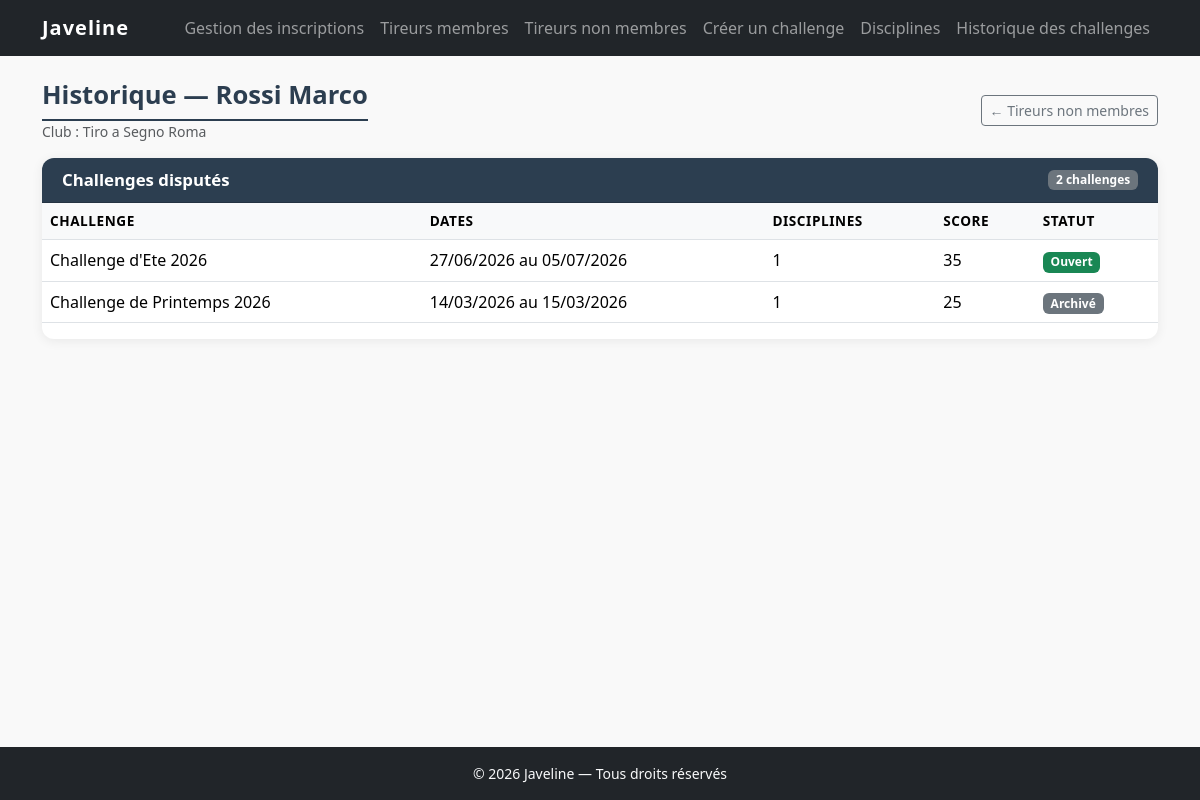
Page /externes/historique/2 on the committed database.
### tables this page shows
CREATE TABLE externes (
    id          INT UNSIGNED    NOT NULL AUTO_INCREMENT,
    nom         VARCHAR(100)    NOT NULL,
    prenom      VARCHAR(100)    NOT NULL,
    club        VARCHAR(150)    NOT NULL,
    telephone   VARCHAR(20)         NULL DEFAULT NULL,
    email       VARCHAR(150)        NULL DEFAULT NULL,
    etranger    TINYINT(1)      NOT NULL DEFAULT 0,
    coach       VARCHAR(150)        NULL DEFAULT NULL,
    created_at  DATETIME        NOT NULL DEFAULT CURRENT_TIMESTAMP,
    PRIMARY KEY (id)
);

CREATE TABLE challenges (
    id          INT UNSIGNED                    NOT NULL AUTO_INCREMENT,
    libelle     VARCHAR(200)                    NOT NULL,
    date_debut  DATE                            NOT NULL,
    date_fin    DATE                            NOT NULL,
    statut      ENUM('ouvert', 'archive')       NOT NULL DEFAULT 'ouvert',
    created_at  DATETIME                        NOT NULL DEFAULT CURRENT_TIMESTAMP,
    PRIMARY KEY (id),
    CONSTRAINT chk_dates CHECK (date_fin >= date_debut)
);

### app/controllers/ExterneController.php (called while the page is built, shortened)
<?php
require_once APP_ROOT . '/app/models/ExterneModel.php';
class ExterneController extends Controller
{
    private ExterneModel $model;
    public function __construct()
    {
        $this->model = new ExterneModel();
    }
    public function historique(int $id): void
    {
        $externe = $this->model->findById($id);
        $challenges = $this->model->findHistoriqueChallenges($id);
        $this->render('externes/historique', [
            'titrePage'  => 'Historique — ' . htmlspecialchars($externe['nom'] . ' ' . $externe['prenom']) . ' — ' . APP_NAME,
            'externe'    => $externe,
            'challenges' => $challenges,
        ]);
    }
}

### index.php (called while the page is built, shortened)
<?php
require_once APP_ROOT . '/core/Database.php';
require_once APP_ROOT . '/core/Model.php';
require_once APP_ROOT . '/core/Router.php';
$router = new Router();
$router->dispatch();

### core/Database.php (called while the page is built, shortened)
<?php
class Database
{
    private static ?PDO $instance = null;
    public static function getInstance(): PDO
    {
        if (self::$instance === null) {
            $dsn = 'mysql:host=' . DB_HOST
                 . ';dbname=' . DB_NAME
                 . ';charset=' . DB_CHARSET;
            $options = [
                PDO::ATTR_ERRMODE            => PDO::ERRMODE_EXCEPTION,
                PDO::ATTR_DEFAULT_FETCH_MODE => PDO::FETCH_ASSOC,
                PDO::ATTR_EMULATE_PREPARES   => false,
            ];
            try {
                self::$instance = new PDO($dsn, DB_USER, DB_PASS, $options);
            } catch (PDOException $e) {
                if (APP_ENV === 'development') {
                    die('Erreur de connexion à la base de données : ' . $e->getMessage());
                } else {
                    die('Erreur de connexion à la base de données. Veuillez réessayer plus tard.');
                }
            }
        }
        return self::$instance;
    }
}

### core/Model.php (called while the page is built, shortened)
<?php
abstract class Model
{
    public function __construct()
    {
        $this->db = Database::getInstance();
    }
}

### app/models/ExterneModel.php (called while the page is built, shortened)
<?php
require_once APP_ROOT . '/core/Model.php';
class ExterneModel extends Model
{
    public function findById(int $id): array|false
    {
        $stmt = $this->db->prepare(
            'SELECT * FROM externes WHERE id = :id'
        );
        $stmt->execute([':id' => $id]);
        return $stmt->fetch();
    }
    public function findHistoriqueChallenges(int $externeId): array
    {
        $sql = "SELECT
                    c.id,
                    c.libelle,
                    c.date_debut,
                    c.date_fin,
                    c.statut,
                    COUNT(DISTINCT i.discipline_id) AS nb_disciplines,
                    COALESCE(SUM(s.poulets + s.cochons + s.dindons + s.mouflons), 0) AS total_score
                FROM inscriptions i
                JOIN challenges c   ON c.id = i.challenge_id
                LEFT JOIN matchs ma ON ma.inscription_id = i.id
                LEFT JOIN scores s  ON s.match_id = ma.id
                WHERE i.tireur_type = 'externe' AND i.tireur_id = :eid
                GROUP BY c.id, c.libelle, c.date_debut, c.date_fin, c.statut
                ORDER BY c.date_debut DESC";
        $stmt = $this->db->prepare($sql);
        $stmt->execute([':eid' => $externeId]);
        return $stmt->fetchAll();
    }
}

### app/views/externes/historique.php (the view, shortened to what this page needs)
<div class="page-header mb-3 d-flex align-items-center justify-content-between flex-wrap gap-2">
    <div>
        <h1 class="mb-0">Historique — <?= htmlspecialchars($externe['nom'] . ' ' . $externe['prenom']) ?></h1>
        <p class="text-muted mb-0 small">Club : <?= htmlspecialchars($externe['club']) ?></p>
    </div>
    <a href="<?= APP_URL ?>/externes" class="btn btn-outline-secondary btn-sm" aria-label="Retour à la liste des tireurs non membres">
        ← Tireurs non membres
    </a>
</div>
<div class="card liste-card">
    <div class="card-header d-flex justify-content-between align-items-center">
        <h2 class="card-titre">Challenges disputés</h2>
        <span class="badge bg-secondary">
            <?= count($challenges) ?> challenge<?= count($challenges) > 1 ? 's' : '' ?>
        </span>
    </div>
    <div class="card-body p-0">
        <?php if (empty($challenges)): ?>
            <p class="liste-vide">Ce tireur n'a encore participé à aucun challenge.</p>
        <?php else: ?>
            <div class="table-responsive">
                <table class="table table-hover membres-table" aria-label="Historique des challenges du tireur">
                    <thead>
                        <tr>
                            <th scope="col">Challenge</th>
                            <th scope="col">Dates</th>
                            <th scope="col">Disciplines</th>
                            <th scope="col">Score</th>
                            <th scope="col">Statut</th>
                        </tr>
                    </thead>
                    <tbody>
                        <?php foreach ($challenges as $c): ?>
                        <?php
                            $debut = date('d/m/Y', strtotime($c['date_debut']));
                            $fin   = date('d/m/Y', strtotime($c['date_fin']));
                        ?>
                        <tr class="ligne-membre"
                            role="button"
                            tabindex="0"
                            data-href="<?= APP_URL ?>/challenges/<?= (int)$c['id'] ?>/resume"
                            aria-label="Voir le challenge <?= htmlspecialchars($c['libelle']) ?>">
                            <td><?= htmlspecialchars($c['libelle']) ?></td>
                            <td><?= $debut === $fin ? $debut : $debut . ' au ' . $fin ?></td>
                            <td><?= (int)$c['nb_disciplines'] ?></td>
                            <td><?= (int)$c['total_score'] ?></td>
                            <td>
                                <?php if ($c['statut'] === 'archive'): ?>
                                    <span class="badge bg-secondary">Archivé</span>
                                <?php else: ?>
                                    <span class="badge bg-success">Ouvert</span>
                                <?php endif; ?>
                            </td>
                        </tr>
                        <?php endforeach; ?>
                    </tbody>
                </table>
            </div>
        <?php endif; ?>
    </div>
</div>

### core/Router.php (shortened to what this page needs)
<?php
class Router
{
    private array $routes = [];
    public function get(string $chemin, string $controleur, string $methode): void
    {
        $this->routes['GET'][$chemin] = [$controleur, $methode];
    }
    public function post(string $chemin, string $controleur, string $methode): void
    {
        $this->routes['POST'][$chemin] = [$controleur, $methode];
    }
    public function dispatch(): void
    {
        $methodeHttp = $_SERVER['REQUEST_METHOD'] ?? 'GET';
        $uri         = parse_url($_SERVER['REQUEST_URI'], PHP_URL_PATH);
        $base = parse_url(APP_URL, PHP_URL_PATH);
        if ($base && str_starts_with($uri, $base)) {
            $uri = substr($uri, strlen($base));
        }
        $uri = '/' . ltrim($uri, '/');
        foreach ($this->routes[$methodeHttp] ?? [] as $patron => $cible) {
            $regex = preg_replace('/:([a-z_]+)/', '([^/]+)', $patron);
            if (preg_match('#^' . $regex . '$#', $uri, $matches)) {
                array_shift($matches);
                [$controleur, $action] = $cible;
                $this->appeler($controleur, $action, $matches);
                return;
            }
        }
        require APP_ROOT . '/app/views/layouts/main.php';
    }
    private function appeler(string $controleur, string $action, array $params = []): void
    {
        $instance = new $controleur();
        call_user_func_array([$instance, $action], $params);
    }
}

### public/css/style.css (style rules this page uses)
:root { --couleur-primaire: #2c3e50; --couleur-secondaire: #e74c3c; --couleur-texte: #333333; --couleur-fond: #f9f9f9; --police-principale: 'Segoe UI', Tahoma, Geneva, Verdana, sans-serif; }
html, body { height: 100%; font-family: var(--police-principale); color: var(--couleur-texte); background-color: var(--couleur-fond); }
body { display: flex; flex-direction: column; }
.page-header h1 { font-size: 1.6rem; font-weight: 700; color: var(--couleur-primaire); border-bottom: 2px solid var(--couleur-primaire); padding-bottom: 0.5rem; }
.form-card, .liste-card { border: none; border-radius: 0.75rem; box-shadow: 0 2px 12px rgba(0, 0, 0, 0.07); }
.card-header { background-color: var(--couleur-primaire); color: #fff; border-radius: 0.75rem 0.75rem 0 0 !important; padding: 0.75rem 1.25rem; }
.card-titre { font-size: 1.05rem; font-weight: 600; margin: 0; }
.membres-table thead th { background-color: #f8f9fa; font-weight: 600; font-size: 0.85rem; text-transform: uppercase; letter-spacing: 0.04em; white-space: nowrap; }
.membres-table tbody .ligne-membre { cursor: pointer; transition: background-color 0.15s ease; }

### rows in the picture
externes: nom+prenom "Rossi Marco", club "Tiro a Segno Roma"
challenges: libelle "Challenge d'Ete 2026", date_debut "27/06/2026", date_fin "05/07/2026", nb_disciplines "1", total_score "35", statut "Ouvert"
challenges: libelle "Challenge de Printemps 2026", date_debut "14/03/2026", date_fin "15/03/2026", nb_disciplines "1", total_score "25", statut "Archivé"

### other values in the picture
count($challenges) "2"
